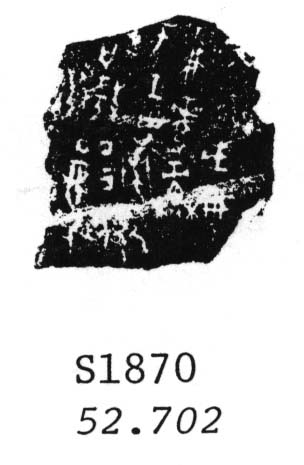
#> input picture 第一问/data/w01870.jpg, 304 x 465 px
$ python '降噪.py'
#> lines starting #> are read from the running program, lines starting #| are printed output that depends on the picture
from PIL import Image
import numpy as np
import matplotlib.pyplot as plt
import cv2
import matplotlib.pyplot as plt
from matplotlib.font_manager import FontProperties
font = FontProperties(fname=r"C:\Windows\Fonts\simhei.ttf", size=14)  # 假设你是在Windows操作系统上
# Load the image from the file
img_path = 'data/w01870.jpg'
original_image = cv2.imread(img_path, 0)  # Load as grayscale
#> original_image is the input picture: shape (465, 304); min 0, max 255, mean 183.1

# Apply median filter
median_filtered = cv2.medianBlur(original_image, 5)
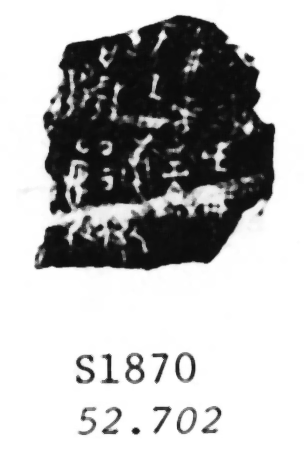
#> median_filtered: shape (465, 304); min 10, max 255, mean 182.5

# Apply bilateral filter
bilateral_filtered = cv2.bilateralFilter(original_image, 9, 75, 75)
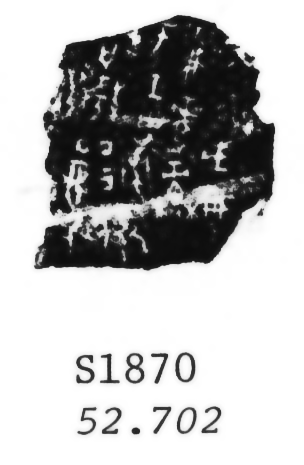
#> bilateral_filtered: shape (465, 304); min 11, max 255, mean 183

# Display the original and filtered images for comparison
plt.figure(figsize=(15, 5))

# Original image
plt.subplot(1, 3, 1)
plt.imshow(original_image, cmap='gray')
plt.title('原始图像', fontproperties=font)
plt.axis('off')

# Median filtered image
plt.subplot(1, 3, 2)
plt.imshow(median_filtered, cmap='gray')
plt.title('中值滤波', fontproperties=font)
plt.axis('off')

# Bilateral filtered image
plt.subplot(1, 3, 3)
plt.imshow(bilateral_filtered, cmap='gray')
plt.title('双边滤波', fontproperties=font)
plt.axis('off')

# Show the plot
plt.show()
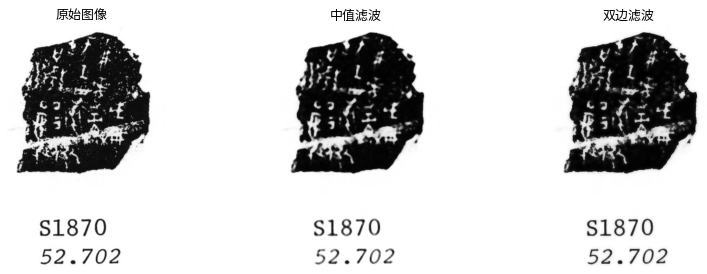
#> figure drawn by matplotlib, 3 panels

$ run again, with 第一问/data/h02060.jpg copied over 第一问/data/w01870.jpg
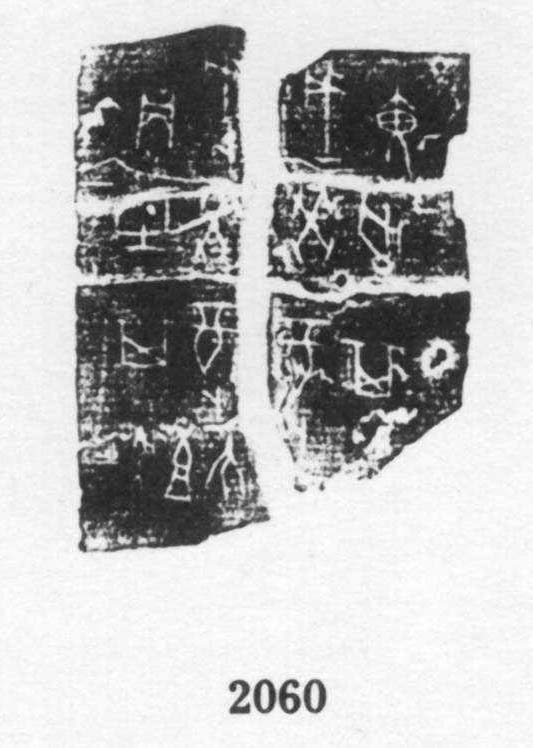
#> input picture 第一问/data/h02060.jpg, 533 x 748 px
#> original_image is the input picture: shape (748, 533); min 20, max 255, mean 183.7
#> `bilateral_filtered = cv2.bilateralFilter(original_image, 9, 75, 75)`:
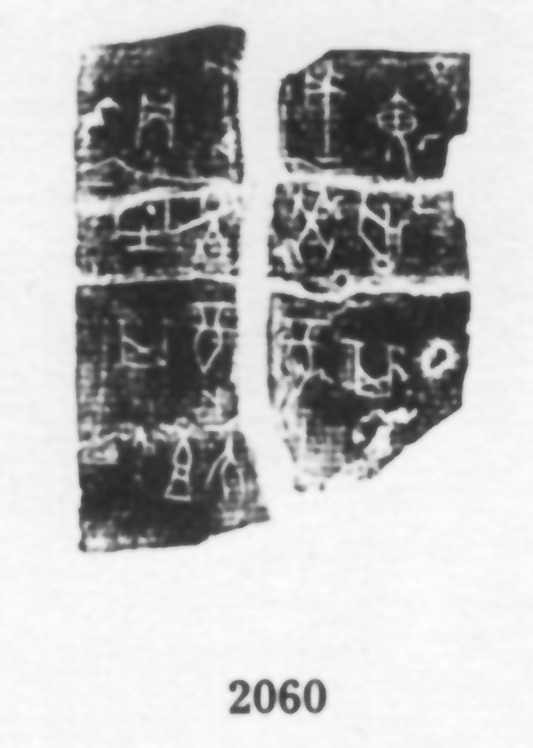
#> bilateral_filtered: shape (748, 533); min 33, max 253, mean 183.7
#> `plt.show()`:
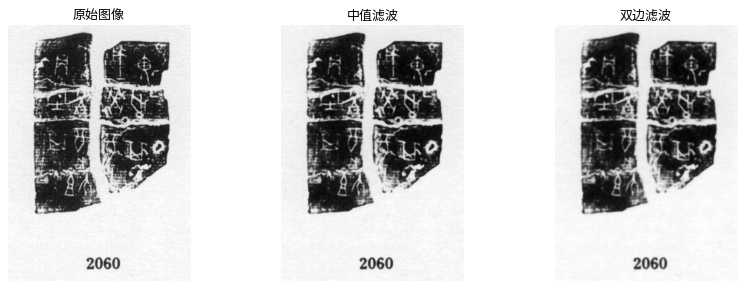
#> figure drawn by matplotlib, 3 panels
